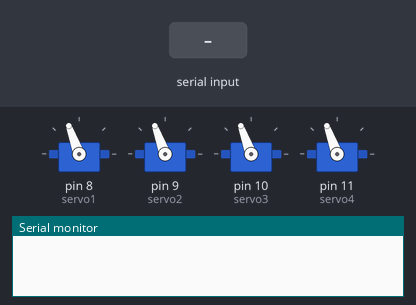
A sketch run on a simulated Arduino Uno, built with avr-gcc and run on an emulated ATmega328P. Shown: 4 × servo, the last lines printed to the serial monitor. The test bench sets the inputs (shaded band).

Above: at 1.2 s.
1.3 s: "1p\n" received over Serial
At 1.7 s:
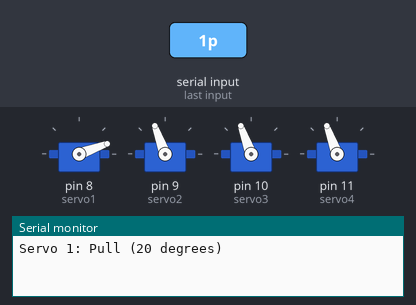
2.8 s: "1u\n" received over Serial
At 4.0 s:
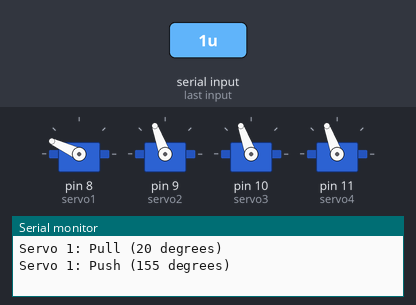
4.3 s: "2p\n" received over Serial
At 5.2 s:
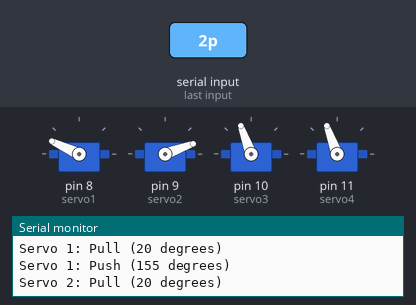
5.8 s: "1n\n" received over Serial
At 6.3 s:
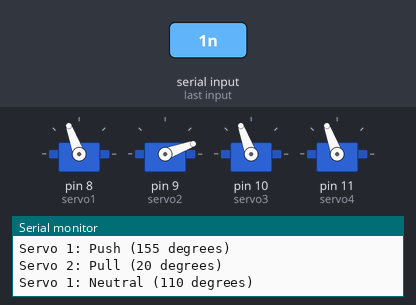
7.3 s: "2u\n" received over Serial
At 8.5 s:
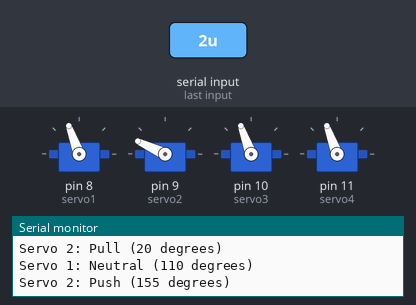
8.8 s: "3p\n" received over Serial
At 9.8 s:
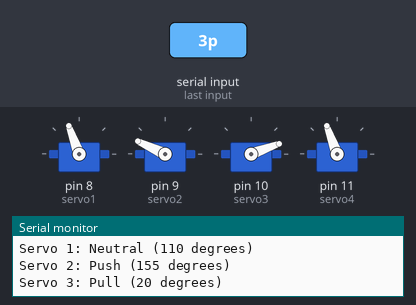
Timing chart, 0 to 11.3 s (numbered marks = the images above; inputs shaded):
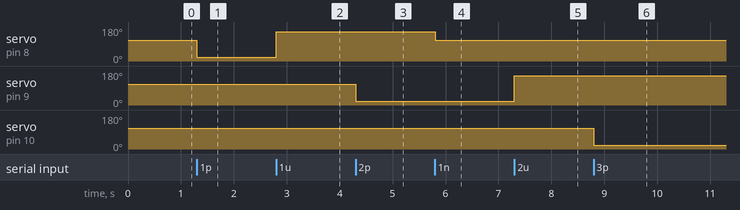

Measured:
- after the input at 1.3 s, servo on pin 8 (servo1): 110° → 20° at once
- after the input at 2.8 s, servo on pin 8 (servo1): 20° → 155° at once
- after the input at 4.3 s, servo on pin 9 (servo2): 110° → 20° at once
- after the input at 5.8 s, servo on pin 8 (servo1): 155° → 110° at once
- after the input at 7.3 s, servo on pin 9 (servo2): 20° → 155° at once
- after the input at 8.8 s, servo on pin 10 (servo3): 110° → 20° at once

The sketch:

yechan_four_servo_control.ino
```cpp
// Controlling four servos with arduino. Adapted from Yechan Kwon
// Baudrate: 9600
// Serial Monitor commands: 1p(pull), 1u(push), 1n(neutral)
// Example: 1p - pull command for Servo 1
//        : 2u - pushcommand for Servo 2


#include <Servo.h>
// Declare 4 servo motor objects
Servo servo1;
Servo servo2;
Servo servo3;
Servo servo4;
void setup() {
 // Attach servos to digital pins and set initial angle to 110 degrees
 servo1.attach(8);   servo1.write(110);  // Servo 1 to neutral
 servo2.attach(9);   servo2.write(110);  // Servo 2 to neutral
 servo3.attach(10);  servo3.write(110);  // Servo 3 to neutral
 servo4.attach(11);  servo4.write(110);  // Servo 4 to neutral
 // Start serial communication at 9600 baud rate
 Serial.begin(9600);
}
void loop() {
 if (Serial.available() >= 2) {  // Wait for at least 2-character command
   String command = Serial.readStringUntil('\n');  // Read command until newline
   command.trim();  // Remove whitespace
   // Control Servo 1
   if (command == "1n") {
     servo1.write(110);  // Neutral (110 degrees)
     Serial.println("Servo 1: Neutral (110 degrees)");
   } else if (command == "1p") {
     servo1.write(20);   // Pull (20 degrees)
     Serial.println("Servo 1: Pull (20 degrees)");
   } else if (command == "1u") {
     servo1.write(155);  // Push (155 degrees)
     Serial.println("Servo 1: Push (155 degrees)");
   }
   // Control Servo 2
   else if (command == "2n") {
     servo2.write(110);  // Neutral (110 degrees)
     Serial.println("Servo 2: Neutral (110 degrees)");
   } else if (command == "2p") {
     servo2.write(20);   // Pull (20 degrees)
     Serial.println("Servo 2: Pull (20 degrees)");
   } else if (command == "2u") {
     servo2.write(155);  // Push (155 degrees)
     Serial.println("Servo 2: Push (155 degrees)");
   }
   // Control Servo 3
   else if (command == "3n") {
     servo3.write(110);  // Neutral (110 degrees)
     Serial.println("Servo 3: Neutral (110 degrees)");
   } else if (command == "3p") {
     servo3.write(20);   // Pull (20 degrees)
     Serial.println("Servo 3: Pull (20 degrees)");
   } else if (command == "3u") {
     servo3.write(155);  // Push (155 degrees)
     Serial.println("Servo 3: Push (155 degrees)");
   }
   // Control Servo 4
   else if (command == "4n") {
     servo4.write(110);  // Neutral (110 degrees)
     Serial.println("Servo 4: Neutral (110 degrees)");
   } else if (command == "4p") {
     servo4.write(20);   // Pull (20 degrees)
     Serial.println("Servo 4: Pull (20 degrees)");
   } else if (command == "4u") {
     servo4.write(155);  // Push (155 degrees)
     Serial.println("Servo 4: Push (155 degrees)");
   }
 }
}
```
